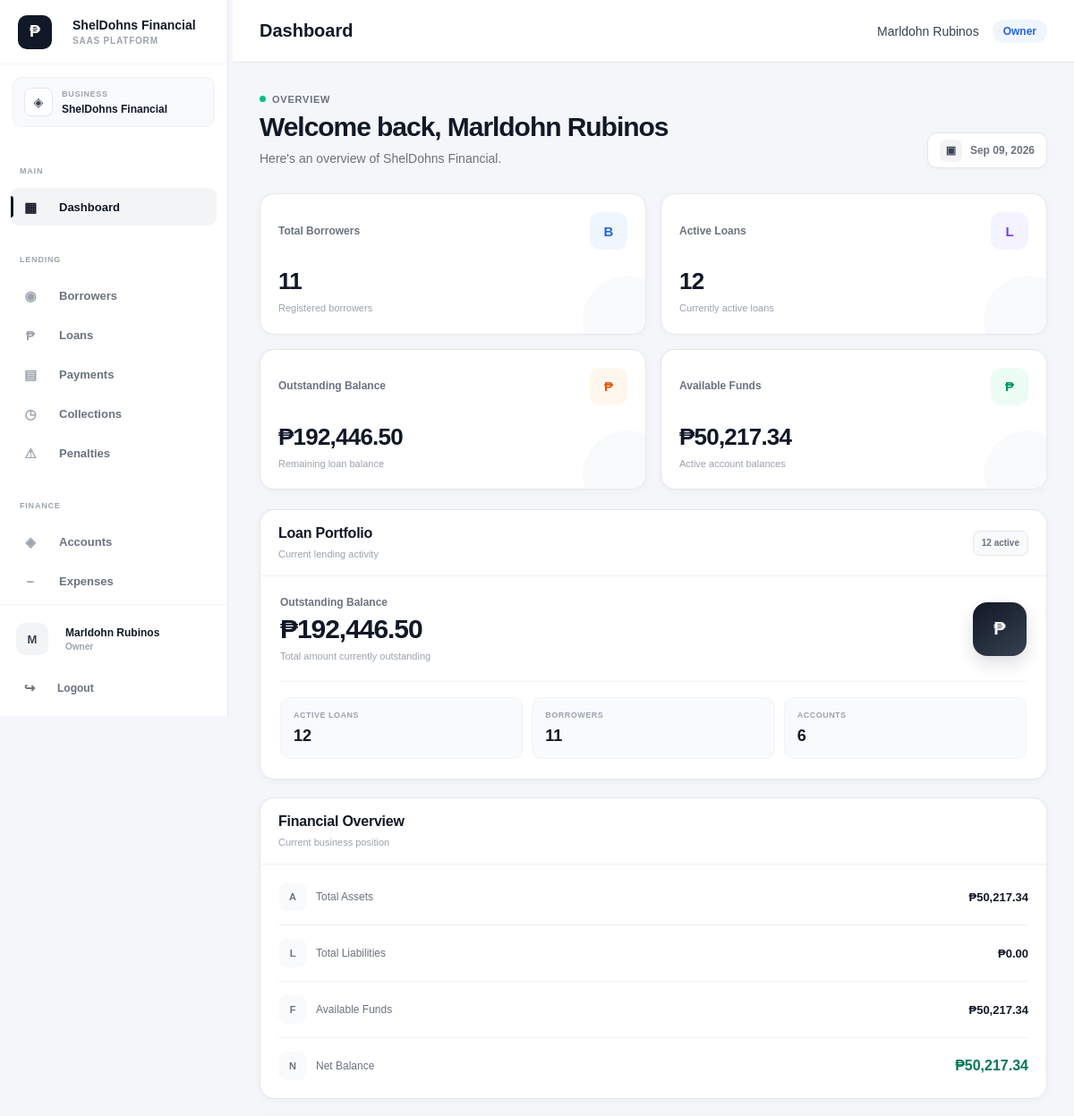
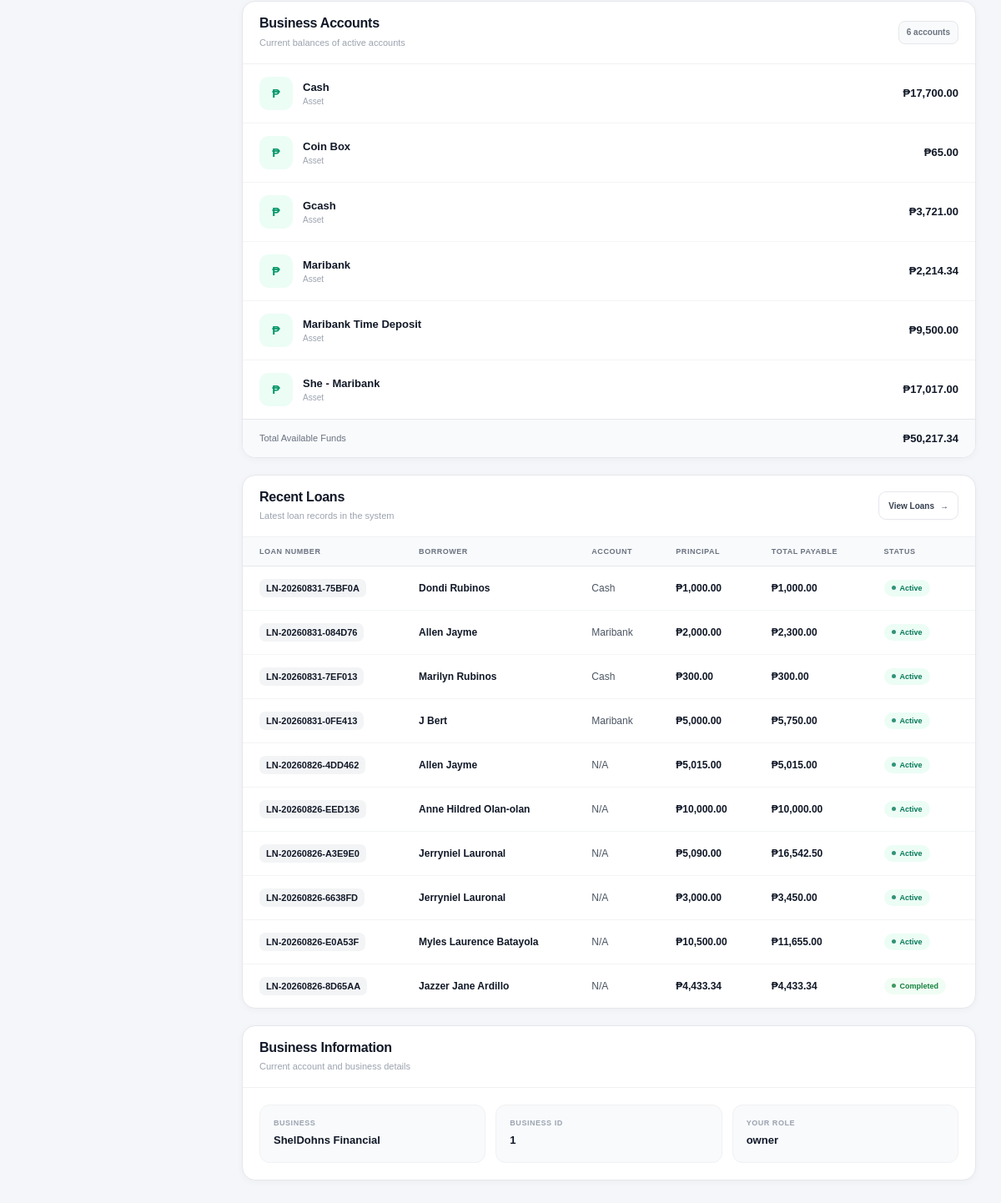
The page /public/index.php?url=dashboard (signed in) on the database its author committed (2 pictures, top to bottom).
### tables this page shows
CREATE TABLE `accounts` (
  `id` int(10) UNSIGNED NOT NULL,
  `business_id` bigint(20) UNSIGNED NOT NULL,
  `account_name` varchar(150) NOT NULL,
  `account_type` varchar(50) DEFAULT NULL,
  `balance` decimal(15,2) NOT NULL DEFAULT 0.00,
  `status` enum('active','inactive') NOT NULL DEFAULT 'active',
  `created_by` int(10) UNSIGNED DEFAULT NULL,
  `created_at` timestamp NOT NULL DEFAULT current_timestamp(),
  `updated_at` timestamp NOT NULL DEFAULT current_timestamp() ON UPDATE current_timestamp()
);

CREATE TABLE `loans` (
  `id` int(10) UNSIGNED NOT NULL,
  `business_id` bigint(20) UNSIGNED NOT NULL,
  `borrower_id` int(10) UNSIGNED NOT NULL,
  `account_id` int(10) UNSIGNED DEFAULT NULL,
  `category_id` int(10) UNSIGNED DEFAULT NULL,
  `loan_number` varchar(50) NOT NULL,
  `principal_amount` decimal(15,2) NOT NULL DEFAULT 0.00,
  `interest_rate` decimal(8,2) NOT NULL DEFAULT 0.00,
  `interest_type` enum('flat','reducing_balance') NOT NULL DEFAULT 'flat',
  `payment_type` enum('installment','full_payment') NOT NULL DEFAULT 'installment',
  `term` int(11) NOT NULL DEFAULT 1,
  `term_period` enum('days','weeks','months','years') NOT NULL DEFAULT 'months',
  `processing_fee` decimal(15,2) NOT NULL DEFAULT 0.00,
  `total_interest` decimal(15,2) NOT NULL DEFAULT 0.00,
  `total_payable` decimal(15,2) NOT NULL DEFAULT 0.00,
  `release_date` date DEFAULT NULL,
  `first_payment_date` date DEFAULT NULL,
  `status` enum('pending','approved','active','completed','overdue','cancelled','rejected') NOT NULL DEFAULT 'pending',
  `purpose` varchar(255) DEFAULT NULL,
  `notes` text DEFAULT NULL,
  `created_by` int(10) UNSIGNED DEFAULT NULL,
  `created_at` timestamp NOT NULL DEFAULT current_timestamp(),
  `updated_at` timestamp NOT NULL DEFAULT current_timestamp() ON UPDATE current_timestamp()
);

### app/views/dashboard/index.php (the view, shortened to what the rows shown need)
<?php
$user =
    $user
    ?? Auth::user();
$accounts =
    $accounts
    ?? [];
$recentLoans =
    $recentLoans
    ?? [];
if (!function_exists('dashboardMoney')) {
    function dashboardMoney(
        float $amount
    ): string {
        return '₱' .
            number_format(
                $amount,
                2
            );
    }
}
if (!function_exists('dashboardStatusClass')) {
    function dashboardStatusClass(
        string $status
    ): string {
        return match (
            strtolower(trim($status))
        ) {
            'active' =>
                'dashboard-status-active',
            'approved' =>
                'dashboard-status-approved',
            'pending' =>
                'dashboard-status-pending',
            'completed' =>
                'dashboard-status-completed',
            'overdue' =>
                'dashboard-status-overdue',
            'cancelled',
            'rejected' =>
                'dashboard-status-danger',
            default =>
                'dashboard-status-default'
        };
    }
}
$userName =
    $user['full_name']
    ??
    $user['username']
    ??
    'Administrator';
?>
<!DOCTYPE html>
<html lang="en">
<head>
    <link
        rel="stylesheet"
        href="assets/css/style.css"
    >
</head>
<body>
<?php
require APP_PATH .
    '/views/layouts/sidebar.php';
?>
<div class="main-content">
    <div class="container lm-dashboard">
        <div class="lm-dashboard-header">
            <div class="lm-dashboard-heading">
                <h1>
                    Welcome back,
                    <?= htmlspecialchars($userName) ?>
                </h1>
            </div>
        </div>
        <div class="lm-main-grid">
            <div class="lm-panel">
                <div class="lm-panel-header">
                    <div class="lm-panel-heading">
                        <h2 class="lm-panel-title">
                            Loan Portfolio
                        </h2>
                    </div>
                </div>
            </div>
            <div class="lm-panel">
                <div class="lm-panel-header">
                    <div class="lm-panel-heading">
                        <h2 class="lm-panel-title">
                            Financial Overview
                        </h2>
                    </div>
                </div>
            </div>
        </div>
        <div
            class="lm-panel"
            style="margin-bottom:20px;"
        >
            <div class="lm-panel-header">
                <div class="lm-panel-heading">
                    <h2 class="lm-panel-title">
                        Business Accounts
                    </h2>
                </div>
            </div>
            <?php if (!empty($accounts)): ?>
                <div class="lm-account-list">
                    <?php foreach (
                        $accounts
                        as $account
                    ): ?>
                        <div class="lm-account">
                            <div class="lm-account-left">
                                <div class="lm-account-icon">
                                    ₱
                                </div>
                                <div class="lm-account-details">
                                    <div class="lm-account-name">
                                        <?= htmlspecialchars(
                                            $account['account_name']
                                            ??
                                            'Unnamed Account'
                                        ) ?>
                                    </div>
                                    <div class="lm-account-type">
                                        <?= htmlspecialchars(
                                            $account['account_type']
                                            ??
                                            'Account'
                                        ) ?>
                                    </div>
                                </div>
                            </div>
                            <div class="lm-account-balance">
                                <?= dashboardMoney(
                                    (float) (
                                        $account['balance']
                                        ??
                                        0
                                    )
                                ) ?>
                            </div>
                        </div>
                    <?php endforeach; ?>
                </div>
            <?php endif; ?>
        </div>
        <div class="lm-panel">
            <div class="lm-panel-header">
                <div class="lm-panel-heading">
                    <h2 class="lm-panel-title">
                        Recent Loans
                    </h2>
                </div>
            </div>
            <?php if (!empty($recentLoans)): ?>
                <div class="lm-table-wrapper">
                    <table class="lm-table">
                        <thead>
                            <tr>
                                <th>
                                    Loan Number
                                </th>
                                <th>
                                    Borrower
                                </th>
                                <th>
                                    Account
                                </th>
                                <th>
                                    Principal
                                </th>
                                <th>
                                    Total Payable
                                </th>
                                <th>
                                    Status
                                </th>
                            </tr>
                        </thead>
                        <tbody>
                            <?php foreach (
                                $recentLoans
                                as $loan
                            ): ?>
                                <?php
                                $loanStatus =
                                    $loan['status']
                                    ??
                                    'pending';
                                ?>
                                <tr>
                                    <td>
                                        <span
                                            class="lm-loan-number"
                                        >
                                            <?= htmlspecialchars(
                                                $loan['loan_number']
                                                ??
                                                'N/A'
                                            ) ?>
                                        </span>
                                    </td>
                                    <td>
                                        <span
                                            class="lm-borrower"
                                        >
                                            <?= htmlspecialchars(
                                                $loan['borrower_name']
                                                ??
                                                'Unknown Borrower'
                                            ) ?>
                                        </span>
                                    </td>
                                    <td>
                                        <?= htmlspecialchars(
                                            $loan['account_name']
                                            ??
                                            'N/A'
                                        ) ?>
                                    </td>
                                    <td>
                                        <span
                                            class="lm-amount"
                                        >
                                            <?= dashboardMoney(
                                                (float) (
                                                    $loan[
                                                        'principal_amount'
                                                    ]
                                                    ??
                                                    0
                                                )
                                            ) ?>
                                        </span>
                                    </td>
                                    <td>
                                        <span
                                            class="lm-amount"
                                        >
                                            <?= dashboardMoney(
                                                (float) (
                                                    $loan[
                                                        'total_payable'
                                                    ]
                                                    ??
                                                    0
                                                )
                                            ) ?>
                                        </span>
                                    </td>
                                    <td>
                                        <span
                                            class="
                                                lm-status
                                                <?= htmlspecialchars(
                                                    dashboardStatusClass(
                                                        $loanStatus
                                                    )
                                                )
                                            ?>"
                                        >
                                            <?= htmlspecialchars(
                                                ucfirst(
                                                    $loanStatus
                                                )
                                            ) ?>
                                        </span>
                                    </td>
                                </tr>
                            <?php endforeach; ?>
                        </tbody>
                    </table>
                </div>
            <?php endif; ?>
        </div>
        <div
            class="lm-panel"
            style="margin-top:20px;"
        >
            <div class="lm-panel-header">
                <div class="lm-panel-heading">
                    <h2 class="lm-panel-title">
                        Business Information
                    </h2>
                </div>
            </div>
        </div>
    </div>
</div>
</body>
</html>

### rows shown on the page
accounts: account_name "Cash", account_type "Asset", balance "₱17,700.00"
accounts: account_name "Coin Box", account_type "Asset", balance "₱65.00"
accounts: account_name "Gcash", account_type "Asset", balance "₱3,721.00"
accounts: account_name "Maribank", account_type "Asset", balance "₱2,214.34"
accounts: account_name "Maribank Time Deposit", account_type "Asset", balance "₱9,500.00"
accounts: account_name "She - Maribank", account_type "Asset", balance "₱17,017.00"
loans: loan_number "LN-20260831-75BF0A", borrower_name "Dondi Rubinos", account.account_name "Cash", principal_amount "₱1,000.00", total_payable "₱1,000.00", status "Active"
loans: loan_number "LN-20260831-084D76", borrower_name "Allen Jayme", account.account_name "Maribank", principal_amount "₱2,000.00", total_payable "₱2,300.00", status "Active"
loans: loan_number "LN-20260831-7EF013", borrower_name "Marilyn Rubinos", account.account_name "Cash", principal_amount "₱300.00", total_payable "₱300.00", status "Active"
loans: loan_number "LN-20260831-0FE413", borrower_name "J Bert", account.account_name "Maribank", principal_amount "₱5,000.00", total_payable "₱5,750.00", status "Active"
loans: loan_number "LN-20260826-4DD462", borrower_name "Allen Jayme", account_name "N/A", principal_amount "₱5,015.00", total_payable "₱5,015.00", status "Active"
loans: loan_number "LN-20260826-EED136", borrower_name "Anne Hildred Olan-olan", account_name "N/A", principal_amount "₱10,000.00", total_payable "₱10,000.00", status "Active"
loans: loan_number "LN-20260826-A3E9E0", borrower_name "Jerryniel Lauronal", account_name "N/A", principal_amount "₱5,090.00", total_payable "₱16,542.50", status "Active"
loans: loan_number "LN-20260826-6638FD", borrower_name "Jerryniel Lauronal", account_name "N/A", principal_amount "₱3,000.00", total_payable "₱3,450.00", status "Active"
loans: loan_number "LN-20260826-E0A53F", borrower_name "Myles Laurence Batayola", account_name "N/A", principal_amount "₱10,500.00", total_payable "₱11,655.00", status "Active"
loans: loan_number "LN-20260826-8D65AA", borrower_name "Jazzer Jane Ardillo", account_name "N/A", principal_amount "₱4,433.34", total_payable "₱4,433.34", status "Completed"

### other values the page prints
$sidebarBrandName "ShelDohns Financial"
$sidebarBrandTagline "SAAS PLATFORM"
$business['name'] "ShelDohns Financial"
$avatarLetter "M"
$displayName "Marldohn Rubinos"
$displayRole "Owner"
$userName "Marldohn Rubinos"
$role "Owner"
$businessName "ShelDohns Financial"
$totalBorrowers "11"
$activeLoans "12"
$totalAccounts "6"
$businessId "1"
$role "owner"
